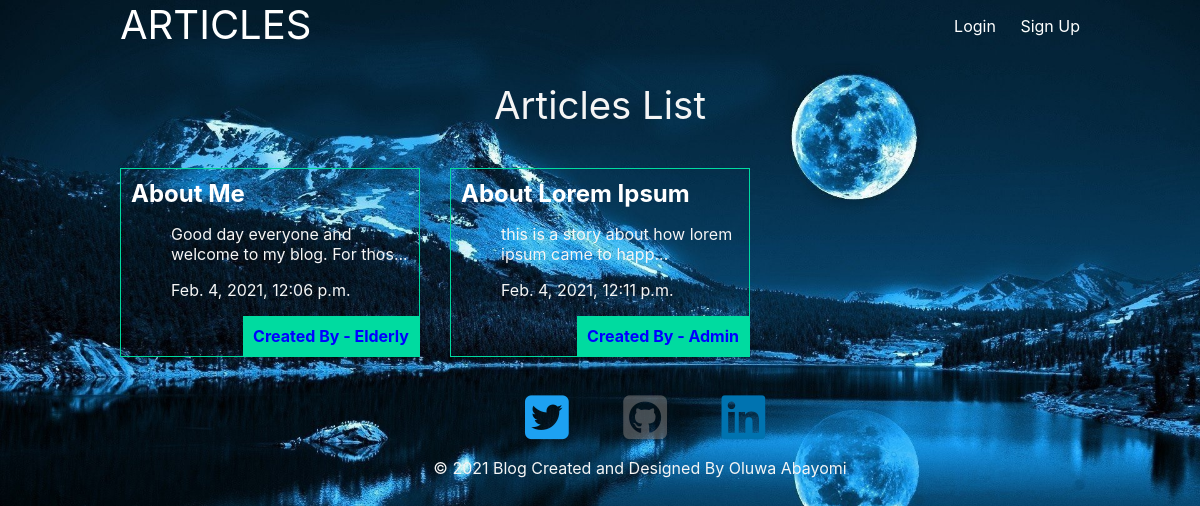
The page /articles/list on the database its author committed.
### articles/models.py (models this page shows, shortened)
class Article(models.Model):
    title = models.CharField(max_length=100)
    slug = models.SlugField(unique=True)
    body = models.TextField()
    date = models.DateTimeField(auto_now_add=True)
    thumb = models.ImageField(default='default.png', blank=True)
    author = models.ForeignKey(User,default=None, on_delete=models.SET_NULL, null=True)
    def snippet(self):
        return self.body[:50] + "..."

### articles/views.py (the view)
# urls.py: path('list', article_list, name="list"),
def article_list(request):
    articles = Article.objects.all().order_by('date')
    content = {"articles": articles}
    return render(request, 'articles/article_list.html', content)

### articles/templates/articles/article_list.html
{% extends 'base_layout.html' %}
{% block content %}
<div class="my-list">
    <h1>Articles List</h1>
    <div class="articles-list">
        {% for article in articles %}
        <div class="article">
            <h2><a href="{% url 'articles:detail' slug=article.slug %}" class="my-title">{{article.title}}</a></h2>
            <p >{{article.snippet}}</p>
            <p>{{article.date}}</p>
            <p class="author">Created by - {{article.author}}</p>
        </div>
        {% endfor %}
    </div>
</div>
{% endblock %}

### assets/blog.css (style rules this page uses)
body { font-family: -apple-system, BlinkMacSystemFont, 'Segoe UI', Roboto, Oxygen, Ubuntu, Cantarell, 'Open Sans', 'Helvetica Neue', sans-serif; background-image: url(/static/background.jpg); background-size: cover; background-repeat: no-repeat; color: whitesmoke; margin: 0 auto; }
h1,h2,h3,h4,h5 { font-weight: normal; margin: 0px; }
a,a:hover, a:visited { color:white; text-decoration: none; }
.wrapper h1 { text-align: center; margin: 100px auto; font-size: 2.4em; }
.articles-list { display: grid; grid-template-columns: 1fr 1fr 1fr; grid-gap: 30px; margin-top: -60px; }
.article { padding: 10px; border: 1px solid #00dba0; position: relative; padding-bottom: 40px; }
.my-list { margin-top: -70px !important; }
.author { text-transform: capitalize; padding: 10px; background-color: #00dba0; text-align: center; color: blue; font-weight: bold; position: absolute; margin: 0; bottom: 0; right: 0; }
.my-title { text-transform:capitalize; }
.container h1,h2,h3 { font-weight: bold; }
.my_footer, p { margin-left: 40px; }

### rows shown on the page
Article: title "About Me", snippet "Good day everyone and welcome to my blog. For thos...", date "Feb. 4, 2021, 12:06 p.m.", author "Elderly"
Article: title "About Lorem Ipsum", snippet "this is a story about how lorem ipsum came to happ...", date "Feb. 4, 2021, 12:11 p.m.", author "Admin"
